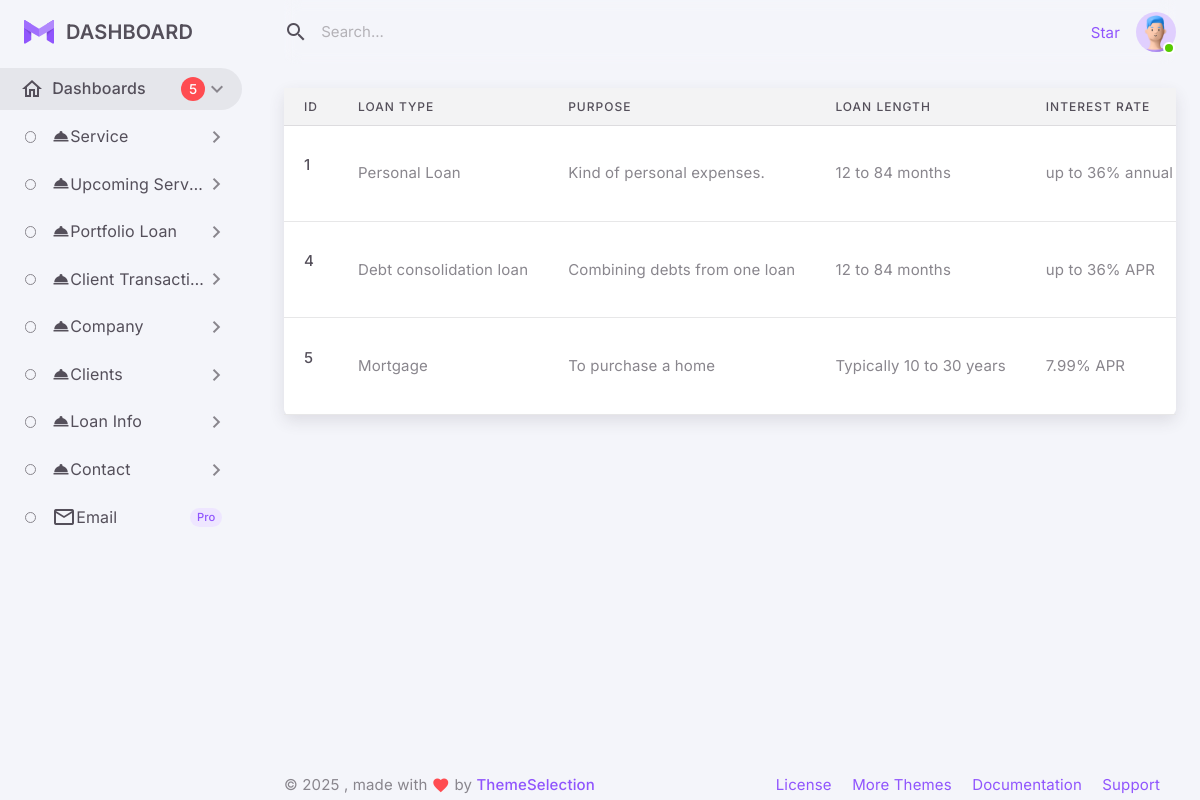
The page /Admin/portfolio_info.php (signed in) on the database its author committed.
### tables this page shows
CREATE TABLE `portfolio` (
  `id` int(11) NOT NULL,
  `loan_type` varchar(50) NOT NULL,
  `purpose` varchar(50) NOT NULL,
  `loan_length` varchar(50) NOT NULL,
  `interest_rate` varchar(50) NOT NULL,
  `photo` varchar(100) NOT NULL
);

### Admin/portfolio_table.php (the view, shortened to what this page needs)
<?php
include_once("hakiconfig.php");
$t = $Haki->query("SELECT * FROM portfolio");
?>
<div class="col-12">
                  <div class="card">
                    <div class="table-responsive">
                      <table class="table">
                        <thead class="table-light">
                          <tr>
                            <th class="text-truncate">ID</th>
                            <th class="text-truncate">Loan Type</th>
                            <th class="text-truncate">Purpose</th>
                            <th class="text-truncate">Loan Length</th>
                            <th class="text-truncate">Interest Rate</th>
                          </tr>
                        </thead>
                        <tbody>
                        <?php while($h = $t->fetch_assoc()){?>
                          <tr>
                            <td>
                                  <h6 > <?php echo $h['id'] ?> </h6>
                            </td>
                            <td class="text-truncate"><?php echo $h['loan_type'] ?></td>
                            <td class="text-truncate"><?php echo $h['purpose'] ?> </td>
                            <td class="text-truncate"><?php echo $h['loan_length'] ?> </td>
                            <td class="text-truncate"><?php echo $h['interest_rate'] ?> </td>
                                 <a href="portfolio_edit.php?nid=<?php echo $h['id'] ?>"><button type="button" class="btn btn-dark waves-effect waves-light">Edit</a></i></a> </div></td>
                          <?php  } ?>
                    </div>
                  </div>
                </div>

### rows shown on the page
portfolio: id "1", loan_type "Personal Loan", purpose "Kind of personal expenses.", loan_length "12 to 84 months", interest_rate "up to 36% annual…"
portfolio: id "4", loan_type "Debt consolidation loan", purpose "Combining debts from one loan", loan_length "12 to 84 months", interest_rate "up to 36% APR"
portfolio: id "5", loan_type "Mortgage", purpose "To purchase a home", loan_length "Typically 10 to 30 years", interest_rate "7.99% APR"
